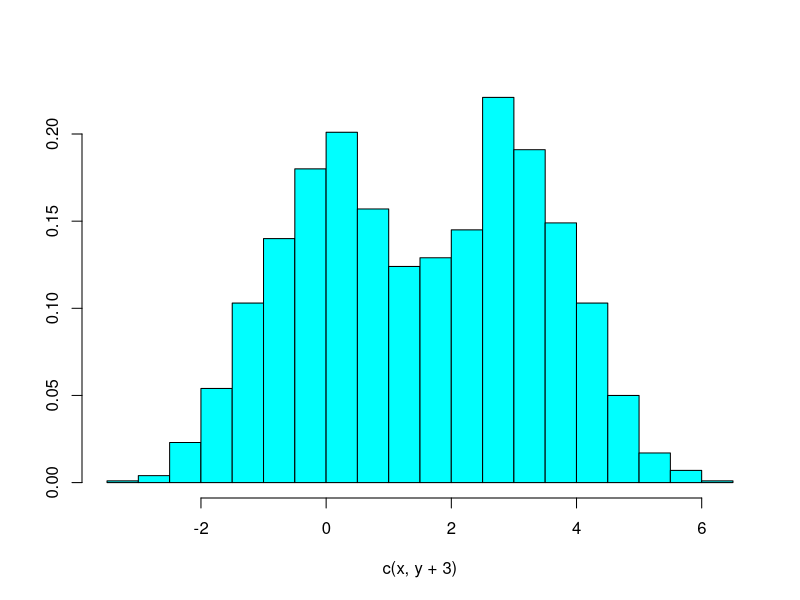
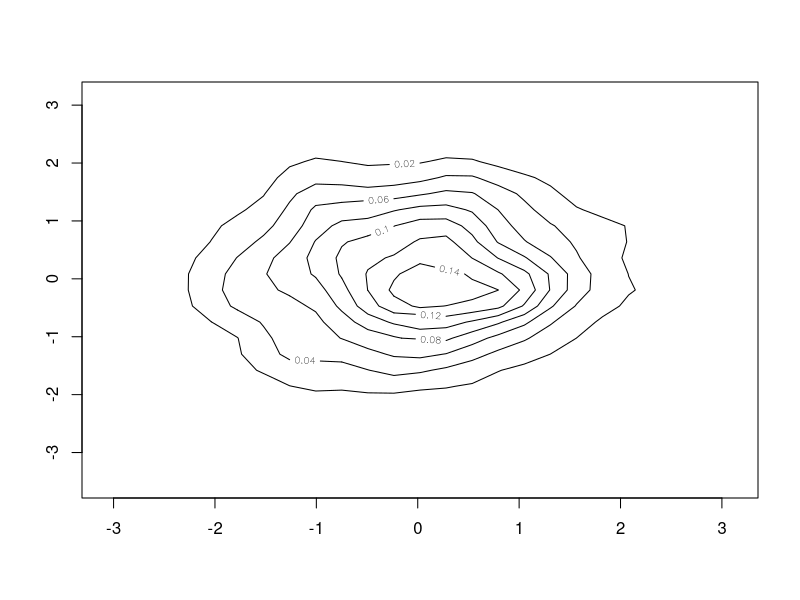
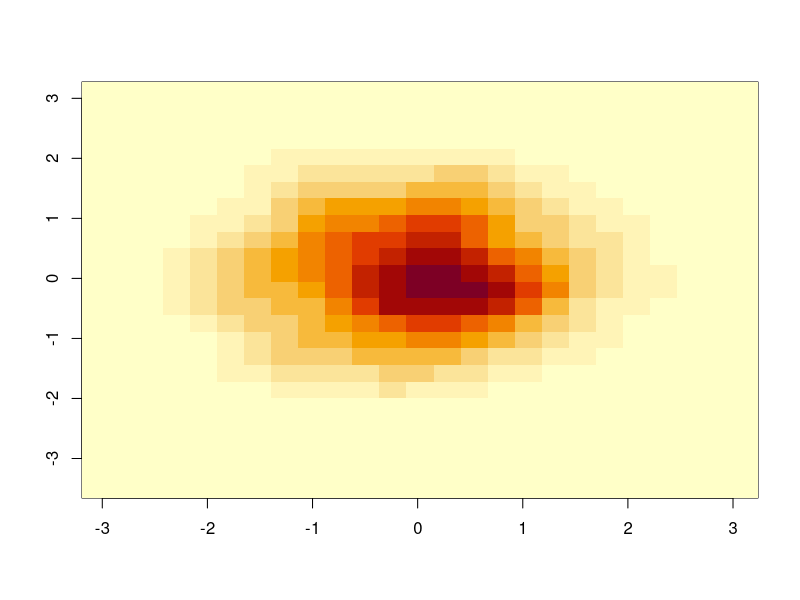
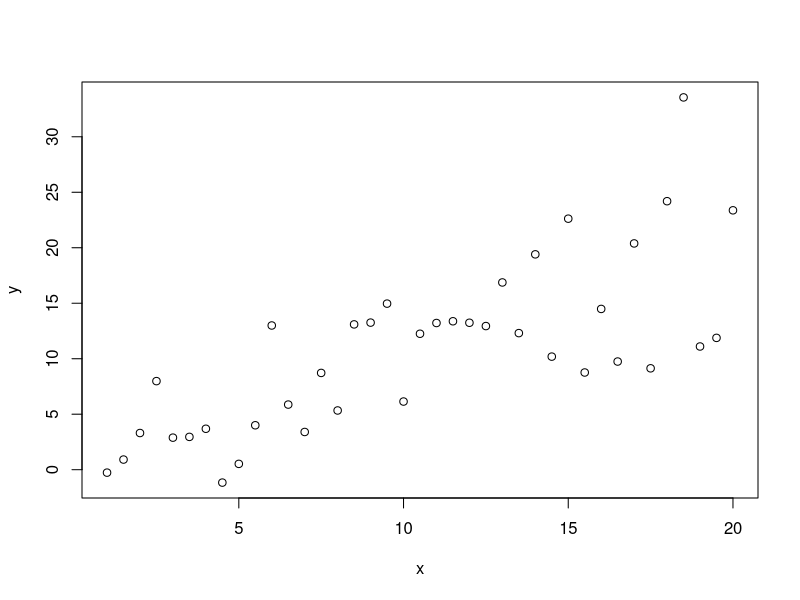

Generate these figures, in order, with R:
# Author: Adam L. Rich
# Date:   June 19, 2012
# Description:
#
#   Notes while reading MASS
#

library(MASS)

x <- rnorm(1000)
y <- rnorm(1000)

truehist(c(x, y + 3), nbins = 25)

dd <- kde2d(x, y)

contour(dd)

image(dd)

x <- seq(1, 20, .5)
x

w <- 1 + x/2
y <- x + w*rnorm(x)

dum <- data.frame(x, y, w)
dum

rm(x, y, w)

fm <- lm(y ~ x, data = dum)
summary(fm)

fm1 <- lm(y ~ x, data = dum, weight = 1/w^2)
summary(fm1)

lrf <- loess(y ~ x, dum)

attach(dum)

plot(x, y)